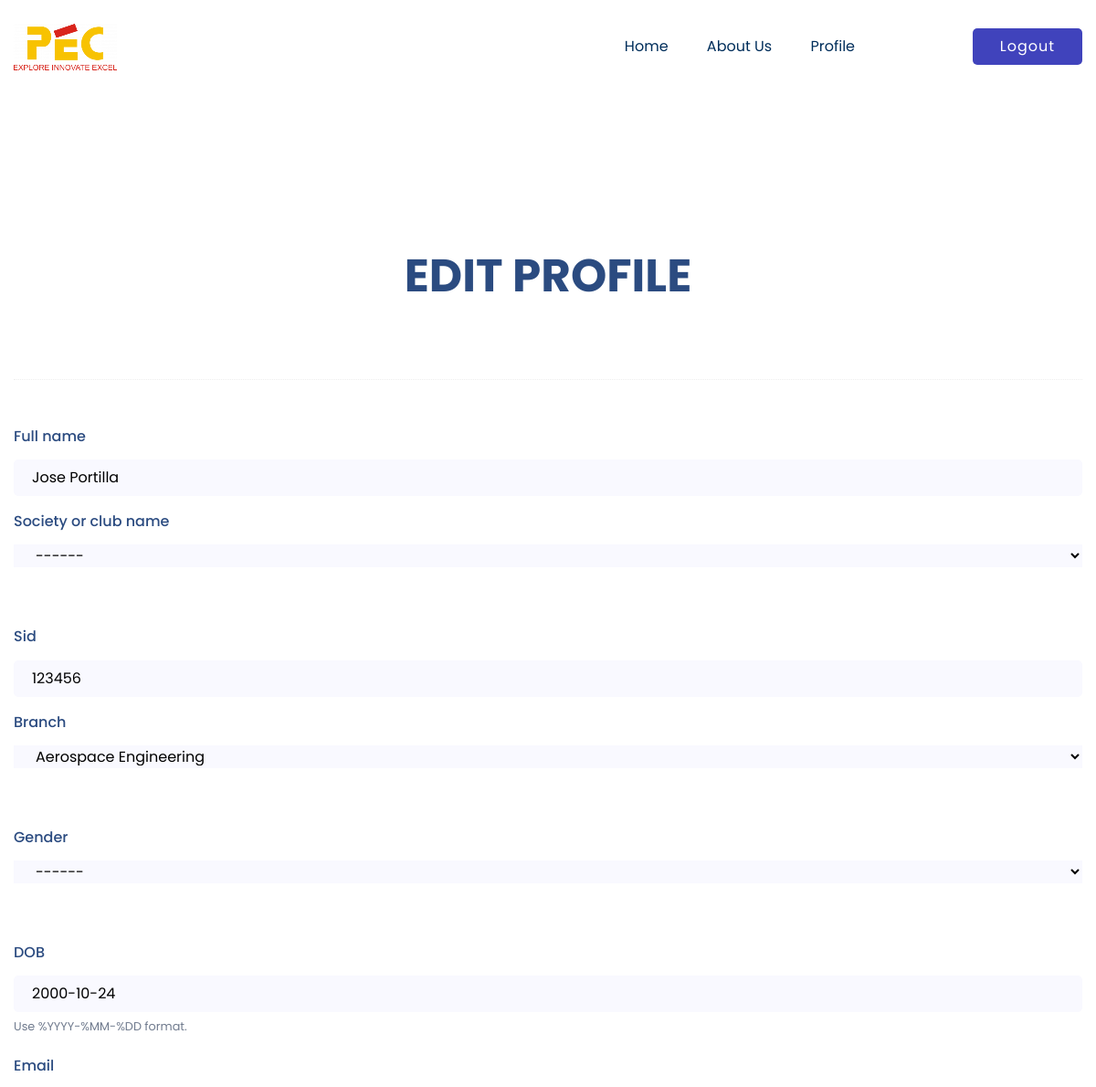
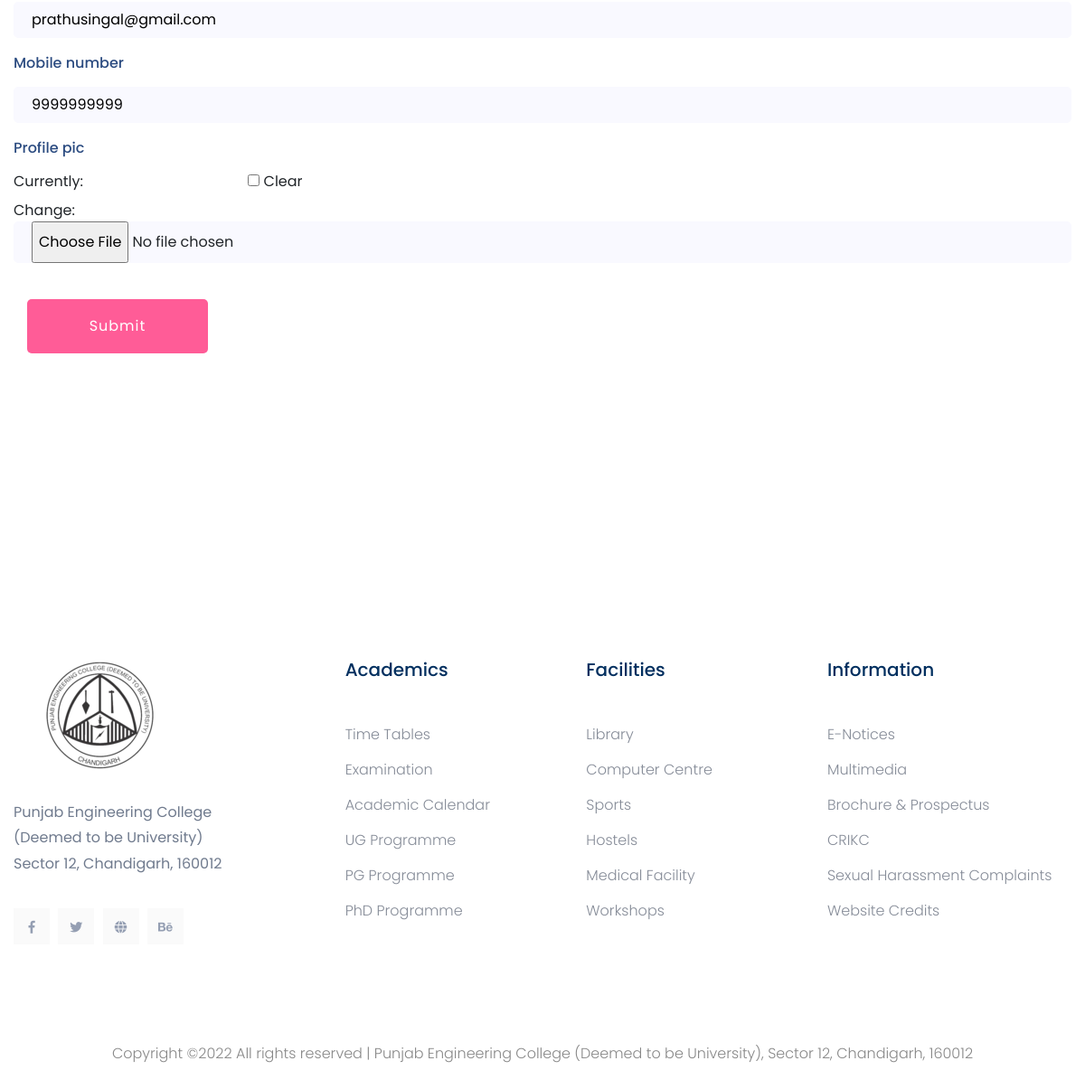
The app's page /Secretary/edit_profile/ (signed in) with its own data (2 pictures, top to bottom).
### account/models.py (models this page shows, shortened)
class userprofile(models.Model):
    user = models.OneToOneField(User, on_delete=models.CASCADE)
    role = models.CharField(max_length=50,blank=False)
    profile_pic=models.ImageField(upload_to='profile_pic/',default="profile_pic/statue.jpg",blank=True, null=True)
    department_CHOICES=(
    ('None','------'),
    ('Computer Science and Engineering','Computer Science and Engineering'),
    ('Electronics and Communication Engineering','Electronics and Communication Engineering'),
    ('Electrical Engineering','Electrical Engineering'),
    ('Mechanical Engineering','Mechanical Engineering'),
    ('Civil Engineering','Civil Engineering'),
    ('Production and Industrial Engineering','Production and Industrial Engineering'),
    ('Aerospace Engineering','Aerospace Engineering'),
    ('Metallurgical Engineering','Metallurgical Engineering'),
    )
    department=models.CharField(max_length=100,choices=department_CHOICES,default=None,blank=False, null=True)
    society_choices=(
    ('None','------'),
    ('AMS','AMS'),
    ('ASCE', 'ASCE'),
    ('ASME', 'ASME'),
    ('ACM', 'ACM'),
    ('IIM', 'IIM'),
    ('ISTE', 'ISTE'),
    ('IEEE', 'IEEE'),
    ('IETE', 'IETE'),
    ('SAE', 'SAE'),
    ('SME', 'SME'),
    ('SESI', 'SESI'),
    ('ROBOTICS', 'ROBOTICS'),
    ('NSS', 'NSS'),
    ('NCC', 'NCC'),
    ('Art and Photography Club', 'Art and Photography Club'),
    ('Music Club', 'Music Club'),
    ('Dramatics Club', 'Dramatics Club'),
    ('Speakers Association & Study Circle', 'Speakers Association & Study Circle'),
    ('Projection Design Club', 'Projection Design Club'),
    ('Rotaract Club', 'Rotaract Club'),
    ('Communication Club', 'Communication Club'),
    ('Student Counselling Cell','Student Counselling Cell'),
    ('Women Empowerment Cell','Women Empowerment Cell'),
    ('EIC','EIC'),
    )
    society_or_club_name=models.CharField(max_length=50,choices=society_choices,default=None,blank=False, null=True)
    full_name = models.CharField(max_length=50,default=None,blank=True, null=True)
    sid = models.CharField(max_length=50,default=None,blank=True, null=True)
    branch=models.CharField(max_length=100,choices=department_CHOICES,default=None,blank=False, null=True)
    year_choice=(
    ('N','------'),
    ('1','1'),
    ('2','2'),
    ('3','3'),
    ('4','4'),
    )
    year=models.CharField(max_length=1,default=None,choices=year_choice,blank=False, null=True)
    GENDER_CHOICES = (
        ('N','------'),
        ('M', 'Male'),
        ('F', 'Female'),
        ('O','Other'),
    )
    gender = models.CharField(max_length=1, choices=GENDER_CHOICES,default=None,blank=False, null=True)
    DOB=models.DateField(default=None,blank=True, null=True,help_text="Use %YYYY-%MM-%DD format.")
    mobile_number=models.CharField(max_length=10,default=None,blank=True, null=True)
    email=models.EmailField(default=None,blank=False, null=True)

### account/views.py (the view)
# urls.py: path("Secretary/edit_profile/",views.Secretary_edit_profile,name="Secretary_edit_profile"),
def Secretary_edit_profile(request):
    instance=request.user.userprofile
    form= SecretaryProfileForm(instance=instance)
    if request.method == 'POST' :
        form = SecretaryProfileForm(request.POST, request.FILES, instance=instance)
        if form.is_valid():
            form.save()
            return HttpResponseRedirect('/Secretary/homepage/')
    context={'form':form}
    return render(request, "Secretary/editprofile.html", context)

### account/forms.py
class SecretaryProfileForm(ModelForm):
    class Meta:
        model=userprofile
        fields=['full_name','society_or_club_name','sid','branch','gender','DOB','email','mobile_number','profile_pic']

### templates/Secretary/editprofile.html (shortened to what this page needs)
{%extends "Secretary/base.html"%}
{% block body_block %}
{% load i18n widget_tweaks %}
{% load static %}
	<div class="services-area">
		<div class="container">
			<div class="row d-flex justify-content-center">
				<div class="col-lg-8">
					<div class="section-tittle text-center mb-80">
						<h2>EDIT PROFILE</h2>
					</div>
				</div>
			</div>
		</div>
	</div>
<div data-background="{% static 'assets/img/shape/footer_bg.png' %}">
<div class="container">
  <div class="section-top-border">
    <div class="row">
      <div class="col-lg-12 col-md-8">
        <form class="" role="form" action="." method="post" enctype="multipart/form-data">
            {% for field in form %}
                {% if field.errors %}
                <div class="form-group">
                  <div class="form-group">
                    <label class="control-label" for="id_{{ field.name }}"><h6 class="">{{ field.label }}</h6></label>
                    <div class="">
                        {{ field|attr:"class:single-input" }}
                        <span class="help-block">
                            {% for error in  field.errors %}{{ error }}{% endfor %}
                        </span>
                  </div>
                  </div>
                  </div>
                {% else %}
                    <div class="form-group">
                      <div class="form-group">
                        <label class="control-label" for="id_{{ field.name }}"><h6 class="">{{ field.label }}</h6></label>
                        <div class="">
                            {{ field|attr:"class:single-input" }}
                      </div>
                            {% if field.help_text %}
                                <p class="help-block"><small>{{ field.help_text }}</small></p>
                            {% endif %}
                            {% if field.field.widget.input_type == 'select' %}
                                <br><br>
                            {% endif %}
                        </div>
                    </div>
                {% endif %}
            {% endfor %}
            <br>
            <div class="form-group">
                <div class="col-sm-offset-2 col-sm-10">
                    <button type="submit" class="btn btn-primary">Submit</button>
                </div>
            </div>
        </form>
      </div>
    </div>
  </div>
</div>
</div>
{% endblock %}

### records on screen
userprofile: form "Jose Portilla" "------" "123456" "Aerospace Engineering" "------" "2000-10-24" "prathusingal@gmail.com" "9999999999"

### other values on screen
{{ field.label }} "Full name" "Society or club name" "Sid" "Branch" "Gender" "DOB" "Email" "Mobile number" "Profile pic"
{{ field.help_text }} "Use %YYYY-%MM-%DD format."
